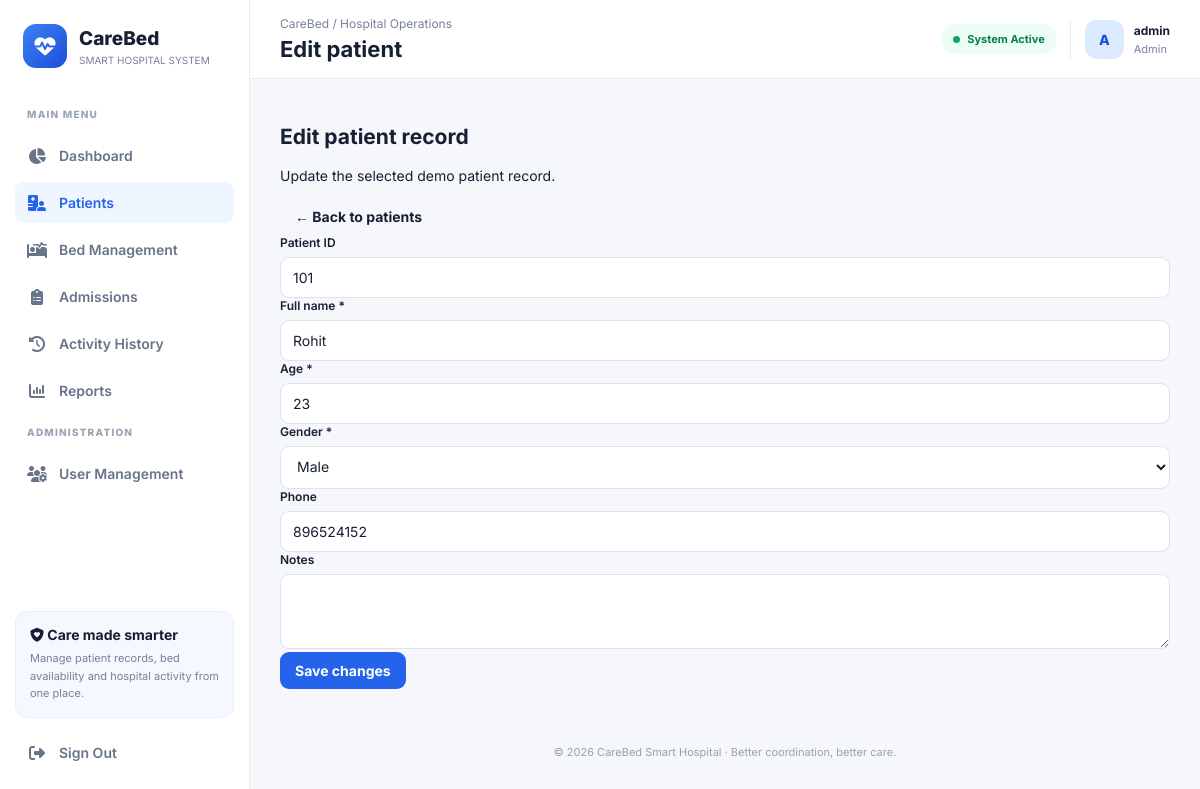
Page /patients/2/edit (signed in) on the committed database.
### app.py (models this page shows, shortened)
class User(UserMixin, db.Model):
    id = db.Column(db.Integer, primary_key=True)
    username = db.Column(db.String(80), unique=True, nullable=False)
    password_hash = db.Column(db.String(255), nullable=False)
    role = db.Column(db.String(20), nullable=False, default="staff")
    created_at = db.Column(db.DateTime, default=datetime.utcnow)

class Patient(db.Model):
    id = db.Column(db.Integer, primary_key=True)
    patient_code = db.Column(db.String(20), unique=True, nullable=False)
    full_name = db.Column(db.String(120), nullable=False)
    age = db.Column(db.Integer, nullable=False)
    gender = db.Column(db.String(20), nullable=False)
    phone = db.Column(db.String(30), default="")
    notes = db.Column(db.Text, default="")
    created_at = db.Column(db.DateTime, default=datetime.utcnow)
    admissions = db.relationship("Admission", backref="patient", lazy=True)

### app.py (the view, shortened to what this page needs)
@app.route("/patients/<int:patient_id>/edit", methods=["GET", "POST"])
@login_required
def edit_patient(patient_id):
    patient = db.get_or_404(Patient, patient_id)
    return render_template("edit_patient.html", patient=patient)

### app.py (called while the page is built)
@login_manager.user_loader
def load_user(user_id):
    return db.session.get(User, int(user_id))

### templates/edit_patient.html (shortened to what this page needs)
{% extends "base.html" %}
{% block page_heading %}Edit patient{% endblock %}
{% block content %}
<div class="section-intro"><div><h1>Edit patient record</h1><p>Update the selected demo patient record.</p></div><a href="{{ url_for('patients') }}" class="btn btn-light">← Back to patients</a></div>
<div class="panel-card narrow-panel"><form method="post" class="row g-3">
<div class="col-12"><label class="form-label">Patient ID</label><input class="form-control" value="{{ patient.patient_code }}" disabled></div>
<div class="col-12"><label class="form-label">Full name *</label><input class="form-control" name="full_name" value="{{ patient.full_name }}" required></div>
<div class="col-md-4"><label class="form-label">Age *</label><input class="form-control" type="number" name="age" min="0" max="120" value="{{ patient.age }}" required></div>
<div class="col-md-8"><label class="form-label">Gender *</label><select class="form-select" name="gender" required>{% for g in ['Female','Male','Other'] %}<option {% if patient.gender == g %}selected{% endif %}>{{ g }}</option>{% endfor %}</select></div>
<div class="col-12"><label class="form-label">Phone</label><input class="form-control" name="phone" value="{{ patient.phone }}"></div>
<div class="col-12"><label class="form-label">Notes</label><textarea class="form-control" name="notes" rows="3">{{ patient.notes }}</textarea></div>
<div class="col-12"><button class="btn btn-primary">Save changes</button></div>
</form></div>
{% endblock %}

### templates/base.html (shortened to what this page needs)
<!DOCTYPE html>
<html lang="en">
<head>
    <link rel="stylesheet" href="https://cdnjs.cloudflare.com/ajax/libs/font-awesome/6.5.2/css/all.min.css">
</head>
<body>
    {% set ep = request.endpoint or '' %}
    <aside class="sidebar">
        <a class="brand"
           href="{{ url_for('dashboard') if current_user.is_authenticated else url_for('login') }}">
            <div class="brand-icon">
                <i class="fa-solid fa-heart-pulse"></i>
            </div>
            <div>
                <div class="brand-name">CareBed</div>
                <div class="brand-sub">SMART HOSPITAL SYSTEM</div>
            </div>
        </a>
        {% if current_user.is_authenticated %}
        <div class="nav-label">MAIN MENU</div>
        <nav>
            <a class="nav-link {{ 'active' if ep == 'dashboard' else '' }}"
               href="{{ url_for('dashboard') }}">
                <i class="fa-solid fa-chart-pie"></i> Dashboard
            </a>
            <a class="nav-link {{ 'active' if ep in ['patients', 'edit_patient'] else '' }}"
               href="{{ url_for('patients') }}">
                <i class="fa-solid fa-hospital-user"></i> Patients
            </a>
            <a class="nav-link {{ 'active' if ep in ['beds', 'toggle_bed'] else '' }}"
               href="{{ url_for('beds') }}">
                <i class="fa-solid fa-bed-pulse"></i> Bed Management
            </a>
            <a class="nav-link {{ 'active' if ep in ['admissions', 'discharge'] else '' }}"
               href="{{ url_for('admissions') }}">
                <i class="fa-solid fa-clipboard-list"></i> Admissions
            </a>
            <a class="nav-link {{ 'active' if ep == 'history' else '' }}"
               href="{{ url_for('history') }}">
                <i class="fa-solid fa-clock-rotate-left"></i> Activity History
            </a>
            {% if current_user.role == 'admin' %}
            <a class="nav-link {{ 'active' if ep in ['reports', 'export_report'] else '' }}"
               href="{{ url_for('reports') }}">
                <i class="fa-solid fa-chart-column"></i> Reports
            </a>
            <div class="nav-label">ADMINISTRATION</div>
            <a class="nav-link {{ 'active' if ep == 'users' else '' }}"
               href="{{ url_for('users') }}">
                <i class="fa-solid fa-users-gear"></i> User Management
            </a>
            {% endif %}
        </nav>
        {% endif %}
        <div class="sidebar-bottom">
            {% if current_user.is_authenticated %}
            <div class="sidebar-note">
                <strong><i class="fa-solid fa-shield-heart"></i> Care made smarter</strong>
                <p>Manage patient records, bed availability and hospital activity from one place.</p>
            </div>
            <form class="logout-form" method="POST" action="{{ url_for('logout') }}">
                <button type="submit" class="nav-link logout-button">
                    <i class="fa-solid fa-right-from-bracket"></i> Sign Out
                </button>
            </form>
            {% endif %}
        </div>
    </aside>
    <main class="main">
        <header class="topbar">
            <div>
                <div class="topbar-caption">CareBed / Hospital Operations</div>
                <h1>{% block page_heading %}Hospital Overview{% endblock %}</h1>
            </div>
            <div class="topbar-right">
                {% if current_user.is_authenticated %}
                <span class="status-pill">
                    <span class="status-dot"></span> System Active
                </span>
                <div class="profile">
                    <div class="avatar">
                        {{ (current_user.username or 'U')[0]|upper }}
                    </div>
                    <div>
                        <div class="profile-name">{{ current_user.username }}</div>
                        <div class="profile-role">
                            {{ current_user.role|default('Staff', true)|title }}
                        </div>
                    </div>
                </div>
                {% else %}
                <a class="btn btn-primary" href="{{ url_for('login') }}">
                    <i class="fa-solid fa-right-to-bracket"></i> Sign In
                </a>
                {% endif %}
            </div>
        </header>
        <section class="page-content">
            {% block content %}{% endblock %}
        </section>
        <footer class="footer">
            &copy; 2026 CareBed Smart Hospital · Better coordination, better care.
        </footer>
    </main>
</body>
</html>

### templates/base.html (style rules this page uses)
:root { --primary: #2563eb; --primary-dark: #1d4ed8; --primary-light: #eff6ff; --background: #f5f7fb; --surface: #ffffff; --text: #172033; --muted: #778198; --border: #e8edf5; --sidebar-width: 250px; }
* { box-sizing: border-box; }
html, body { margin: 0; min-height: 100%; width: 100%; }
body { font-family: 'Inter', Arial, sans-serif; background: var(--background); color: var(--text); font-size: 14px; }
a { color: inherit; text-decoration: none; }
.sidebar { width: var(--sidebar-width); position: fixed; top: 0; left: 0; bottom: 0; background: white; border-right: 1px solid var(--border); padding: 24px 15px; display: flex; flex-direction: column; z-index: 100; overflow-y: auto; }
.brand { display: flex; align-items: center; gap: 12px; padding: 0 8px 28px; }
.brand-icon { height: 44px; width: 44px; flex-shrink: 0; display: grid; place-items: center; border-radius: 13px; color: white; background: linear-gradient(135deg, #3b82f6, #1d4ed8); font-size: 21px; }
.brand-name { font-size: 19px; font-weight: 800; }
.brand-sub { color: var(--muted); font-size: 10px; margin-top: 4px; }
.nav-label { color: #9aa4b5; font-size: 10px; font-weight: 800; letter-spacing: 1.2px; padding: 12px; }
.sidebar nav { display: flex; flex-direction: column; }
.nav-link { display: flex; align-items: center; gap: 12px; width: 100%; padding: 12px; margin: 3px 0; border: 0; border-radius: 9px; background: transparent; color: #68748a; font: inherit; font-weight: 600; text-align: left; cursor: pointer; }
.nav-link i { width: 20px; text-align: center; font-size: 16px; }
.nav-link:hover, .nav-link.active { background: var(--primary-light); color: var(--primary); }
.sidebar-bottom { margin-top: auto; padding-top: 15px; }
.sidebar-note { padding: 14px; background: #f5f8ff; border: 1px solid #e6edff; border-radius: 12px; margin-bottom: 14px; }
.sidebar-note strong { display: block; margin-bottom: 7px; }
.sidebar-note p { color: var(--muted); font-size: 11px; line-height: 1.6; margin: 0; }
.logout-form { margin: 0; }
.main { width: calc(100% - var(--sidebar-width)); min-width: 0; min-height: 100vh; margin-left: var(--sidebar-width); }
.topbar { min-height: 78px; padding: 16px 30px; background: #ffffff; border-bottom: 1px solid var(--border); display: flex; align-items: center; justify-content: space-between; gap: 16px; position: sticky; top: 0; z-index: 50; }
.topbar-caption { color: var(--muted); font-size: 12px; margin-bottom: 5px; }
.topbar h1 { font-size: 22px; margin: 0; }
.topbar-right { display: flex; align-items: center; gap: 13px; }
.status-pill { display: inline-flex; align-items: center; gap: 7px; border-radius: 30px; padding: 8px 12px; background: #ecfdf5; color: #087f51; font-size: 11px; font-weight: 700; }
.status-dot { width: 7px; height: 7px; border-radius: 50%; background: #16a36a; }
.profile { display: flex; align-items: center; gap: 10px; padding-left: 14px; border-left: 1px solid var(--border); }
.avatar { width: 39px; height: 39px; border-radius: 12px; display: grid; place-items: center; color: #1d4ed8; background: #dbeafe; font-weight: 800; }
.profile-name { font-size: 12px; font-weight: 700; }
.profile-role { font-size: 11px; color: var(--muted); margin-top: 4px; }
.btn { display: inline-flex; align-items: center; justify-content: center; gap: 8px; padding: 10px 15px; border: 0; border-radius: 9px; font: inherit; font-weight: 700; cursor: pointer; }
.btn-primary { background: var(--primary); color: white; }
.page-content { display: block; width: 100%; max-width: none; margin: 0; padding: 28px 30px 38px; }
input, select, textarea { width: 100%; border: 1px solid #dce3ee; border-radius: 9px; padding: 11px 12px; background: white; color: var(--text); font: inherit; }
label { display: block; font-weight: 600; font-size: 12px; margin-bottom: 7px; }
.footer { padding: 18px 30px 24px; color: #98a1b2; font-size: 11px; text-align: center; }

### rows in the picture
User: username "A", username "admin", role "Admin"
Patient: patient_code "101", full_name "Rohit", age "23", gender "Male", phone "896524152"
